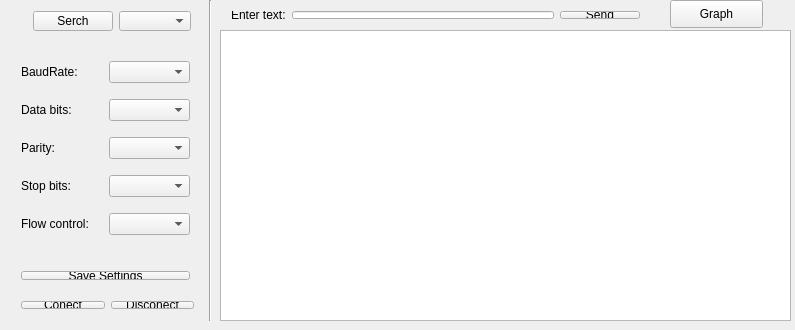
<?xml version="1.0" encoding="UTF-8"?>
<ui version="4.0">
 <class>MainWindow</class>
 <widget class="QMainWindow" name="MainWindow">
  <property name="geometry">
   <rect>
    <x>0</x>
    <y>0</y>
    <width>795</width>
    <height>330</height>
   </rect>
  </property>
  <property name="sizePolicy">
   <sizepolicy hsizetype="Fixed" vsizetype="Fixed">
    <horstretch>0</horstretch>
    <verstretch>0</verstretch>
   </sizepolicy>
  </property>
  <property name="windowTitle">
   <string>Shag_Drive</string>
  </property>
  <widget class="QWidget" name="centralWidget">
   <widget class="QWidget" name="verticalLayoutWidget">
    <property name="geometry">
     <rect>
      <x>11</x>
      <y>0</y>
      <width>191</width>
      <height>42</height>
     </rect>
    </property>
    <layout class="QHBoxLayout" name="horizontalLayout">
     <item>
      <spacer name="horizontalSpacer">
       <property name="orientation">
        <enum>Qt::Horizontal</enum>
       </property>
       <property name="sizeHint" stdset="0">
        <size>
         <width>40</width>
         <height>20</height>
        </size>
       </property>
      </spacer>
     </item>
     <item>
      <widget class="QPushButton" name="Btn_Serch">
       <property name="text">
        <string>Serch</string>
       </property>
      </widget>
     </item>
     <item>
      <widget class="QComboBox" name="PortNameBox"/>
     </item>
    </layout>
   </widget>
   <widget class="QWidget" name="gridLayoutWidget">
    <property name="geometry">
     <rect>
      <x>10</x>
      <y>40</y>
      <width>191</width>
      <height>221</height>
     </rect>
    </property>
    <layout class="QGridLayout" name="gridLayout">
     <item row="0" column="0">
      <widget class="QLabel" name="lBR">
       <property name="text">
        <string>BaudRate:</string>
       </property>
      </widget>
     </item>
     <item row="3" column="1">
      <widget class="QComboBox" name="StopBitsBox">
       <property name="enabled">
        <bool>true</bool>
       </property>
      </widget>
     </item>
     <item row="2" column="1">
      <widget class="QComboBox" name="ParityBox">
       <property name="enabled">
        <bool>true</bool>
       </property>
      </widget>
     </item>
     <item row="1" column="1">
      <widget class="QComboBox" name="DataBitsBox">
       <property name="enabled">
        <bool>true</bool>
       </property>
      </widget>
     </item>
     <item row="0" column="1">
      <widget class="QComboBox" name="BaudRateBox">
       <property name="enabled">
        <bool>true</bool>
       </property>
      </widget>
     </item>
     <item row="4" column="1">
      <widget class="QComboBox" name="FlowControlBox">
       <property name="enabled">
        <bool>true</bool>
       </property>
      </widget>
     </item>
     <item row="1" column="0">
      <widget class="QLabel" name="lDB">
       <property name="text">
        <string>Data bits:</string>
       </property>
      </widget>
     </item>
     <item row="2" column="0">
      <widget class="QLabel" name="lP">
       <property name="text">
        <string>Parity:</string>
       </property>
      </widget>
     </item>
     <item row="3" column="0">
      <widget class="QLabel" name="lSB">
       <property name="text">
        <string>Stop bits:</string>
       </property>
      </widget>
     </item>
     <item row="4" column="0">
      <widget class="QLabel" name="lFC">
       <property name="text">
        <string>Flow control:</string>
       </property>
      </widget>
     </item>
    </layout>
   </widget>
   <widget class="Line" name="line">
    <property name="geometry">
     <rect>
      <x>200</x>
      <y>0</y>
      <width>20</width>
      <height>321</height>
     </rect>
    </property>
    <property name="sizePolicy">
     <sizepolicy hsizetype="Expanding" vsizetype="Maximum">
      <horstretch>0</horstretch>
      <verstretch>0</verstretch>
     </sizepolicy>
    </property>
    <property name="orientation">
     <enum>Qt::Vertical</enum>
    </property>
   </widget>
   <widget class="QWidget" name="verticalLayoutWidget_2">
    <property name="geometry">
     <rect>
      <x>10</x>
      <y>290</y>
      <width>195</width>
      <height>30</height>
     </rect>
    </property>
    <layout class="QHBoxLayout" name="horizontalLayout_3">
     <item>
      <widget class="QPushButton" name="BtnConnect">
       <property name="enabled">
        <bool>true</bool>
       </property>
       <property name="text">
        <string>Conect</string>
       </property>
      </widget>
     </item>
     <item>
      <widget class="QPushButton" name="BtnDisconect">
       <property name="enabled">
        <bool>true</bool>
       </property>
       <property name="text">
        <string>Disconect</string>
       </property>
      </widget>
     </item>
    </layout>
   </widget>
   <widget class="QWidget" name="verticalLayoutWidget_3">
    <property name="geometry">
     <rect>
      <x>220</x>
      <y>0</y>
      <width>431</width>
      <height>30</height>
     </rect>
    </property>
    <layout class="QHBoxLayout" name="horizontalLayout_2">
     <item>
      <widget class="QLabel" name="lEn">
       <property name="text">
        <string>Enter text:</string>
       </property>
      </widget>
     </item>
     <item>
      <widget class="QLineEdit" name="cEnterText"/>
     </item>
     <item>
      <widget class="QPushButton" name="cBtnSend">
       <property name="text">
        <string>Send</string>
       </property>
      </widget>
     </item>
    </layout>
   </widget>
   <widget class="QPlainTextEdit" name="consol">
    <property name="enabled">
     <bool>true</bool>
    </property>
    <property name="geometry">
     <rect>
      <x>220</x>
      <y>30</y>
      <width>571</width>
      <height>291</height>
     </rect>
    </property>
    <property name="readOnly">
     <bool>true</bool>
    </property>
   </widget>
   <widget class="QWidget" name="verticalLayoutWidget_4">
    <property name="geometry">
     <rect>
      <x>10</x>
      <y>260</y>
      <width>191</width>
      <height>31</height>
     </rect>
    </property>
    <layout class="QVBoxLayout" name="verticalLayout">
     <item>
      <widget class="QPushButton" name="BtnSave">
       <property name="text">
        <string>Save Settings</string>
       </property>
      </widget>
     </item>
    </layout>
   </widget>
   <widget class="QPushButton" name="btn_graph">
    <property name="geometry">
     <rect>
      <x>670</x>
      <y>0</y>
      <width>93</width>
      <height>28</height>
     </rect>
    </property>
    <property name="text">
     <string>Graph</string>
    </property>
   </widget>
  </widget>
 </widget>
 <layoutdefault spacing="6" margin="11"/>
 <resources/>
 <connections/>
</ui>
